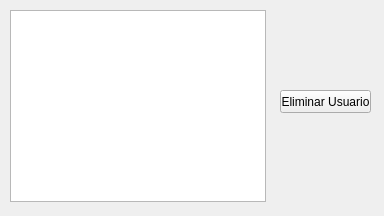
<?xml version="1.0" encoding="UTF-8"?>
<ui version="4.0">
 <class>Form</class>
 <widget class="QWidget" name="Form">
  <property name="geometry">
   <rect>
    <x>0</x>
    <y>0</y>
    <width>384</width>
    <height>216</height>
   </rect>
  </property>
  <property name="windowTitle">
   <string>Form</string>
  </property>
  <widget class="QListWidget" name="lista_users">
   <property name="geometry">
    <rect>
     <x>10</x>
     <y>10</y>
     <width>256</width>
     <height>192</height>
    </rect>
   </property>
  </widget>
  <widget class="QPushButton" name="delete_button">
   <property name="geometry">
    <rect>
     <x>280</x>
     <y>90</y>
     <width>91</width>
     <height>23</height>
    </rect>
   </property>
   <property name="text">
    <string>Eliminar Usuario</string>
   </property>
  </widget>
 </widget>
 <resources/>
 <connections/>
</ui>
